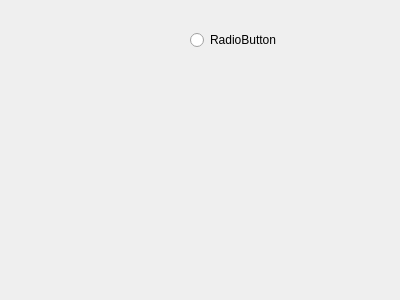
<?xml version="1.0" encoding="UTF-8"?>
<ui version="4.0">
 <class>Dialog</class>
 <widget class="QDialog" name="Dialog">
  <property name="geometry">
   <rect>
    <x>0</x>
    <y>0</y>
    <width>400</width>
    <height>300</height>
   </rect>
  </property>
  <property name="windowTitle">
   <string>Dialog</string>
  </property>
  <widget class="QRadioButton" name="radioButton">
   <property name="geometry">
    <rect>
     <x>190</x>
     <y>30</y>
     <width>95</width>
     <height>20</height>
    </rect>
   </property>
   <property name="text">
    <string>RadioButton</string>
   </property>
  </widget>
 </widget>
 <resources/>
 <connections/>
</ui>
